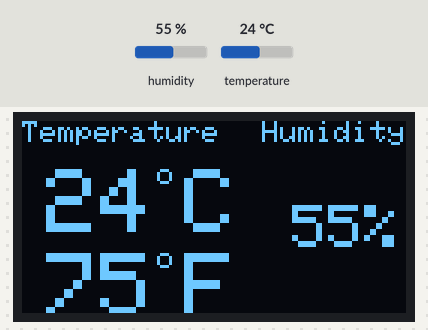
Recording of a sketch running on a simulated Arduino Uno, built with avr-gcc and run on an emulated ATmega328P. Parts: 128×64 one-colour display. Inputs (shaded band) come from the test bench; at power-on: humidity 55 %, temperature 24 °C. The display library's start-up logo is not drawn.

Above: at 2.7 s.
2.8 s: humidity set to 22 %
At 5.3 s:
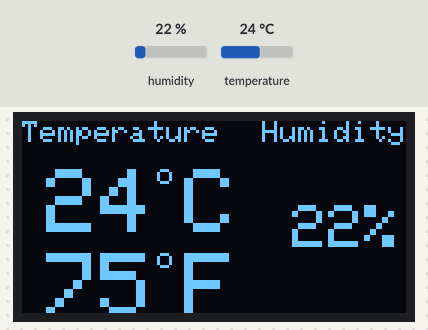
5.7 s: temperature set to 12 °C
At 7.7 s:
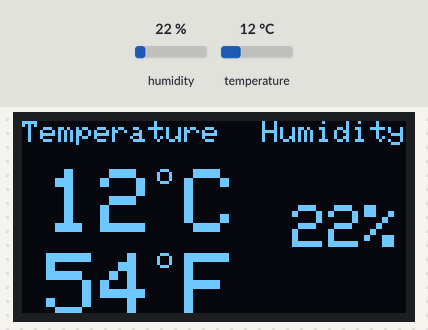
8.6 s: humidity set to 40 %
At 11.0 s:
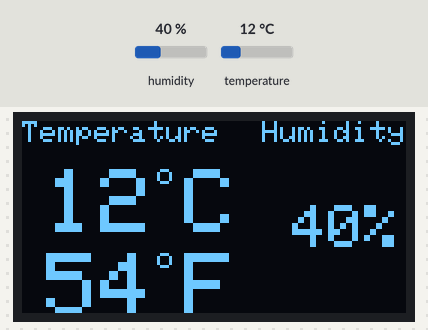
11.9 s: temperature set to 19 °C
At 13.3 s:
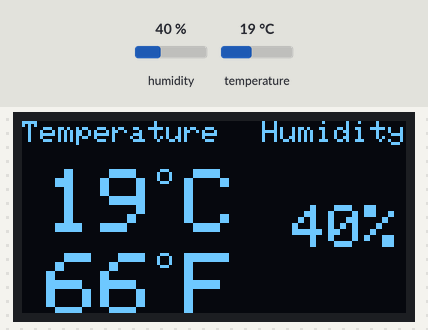
Timing chart, 0 to 14.9 s (numbered marks = the images above; inputs shaded):
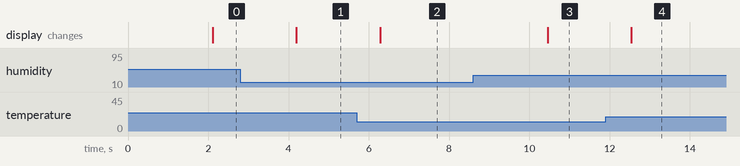

Measured:
- after the input at 2.8 s, the display: changes after 1.4 s (image 1)
- after the input at 5.7 s, the display: changes after 0.58 s (image 2)
- after the input at 8.6 s, the display: changes after 1.9 s (image 3)
- after the input at 11.9 s, the display: changes after 0.64 s (image 4)

The sketch:

OLED_Temp_Humidity.ino
```cpp
//DHT sensor
#include "DHT.h"
#define DHT11Pin 4
#define DHTType DHT11
//OLED
#include  <Wire.h>
#include <Adafruit_GFX.h>
#include <Adafruit_SSD1306.h>

DHT  HT(DHT11Pin,DHTType);
float humi;
float tempC;
float tempF;

//OLED  define
#define SCREEN_WIDTH 128 //OLED display width, in pixels
#define SCREEN_HEIGHT  64 //OLED display height, in pixels
//SSD1306 display connected  to I2C (SDA, SCL pins)
Adafruit_SSD1306 display(SCREEN_WIDTH, SCREEN_HEIGHT,  &Wire, -1);

void setup() {
  Serial.begin(9600);
  //For DHT11
  HT.begin();
  //Necessary code for OLED I2C
  if(!display.begin(SSD1306_SWITCHCAPVCC, 0x3C))  { // Address 0x3D for 128x64
    Serial.println(F("SSD1306 allocation failed"));
    for(;;);
  }
  display.display(); //Displays the starting logo
  delay(1000);
  display.clearDisplay();
}

void loop() {
 delay(1000);
 humi =  HT.readHumidity();
 tempC = HT.readTemperature();
 tempF = HT.readTemperature(true);

 display.clearDisplay();
  oledDisplayHeader();
 //configures the position of the readings. (charactersize, x axis value, y axis value, reading, symbol)
oledDisplay(2,90,28,humi,"%");
 oledDisplay(3,-10,16,tempC,"C");
  oledDisplay(3,-10,44,tempF,"F");

 display.display();

}

void  oledDisplayHeader(){
  //configures position and qualities of headers
 display.setTextSize(1);
 display.setTextColor(WHITE);
  display.setCursor(0, 0);
 display.print("Temperature");
 display.setCursor(80,  0);
 display.print("Humidity");
}
void oledDisplay(int size, int x,int  y, float value, String unit){
 int charLen=18;
 int xo=x+charLen*3.2;
  int xunit=x+charLen*3.6;
 int xval = x;
 display.setTextSize(size);
 display.setTextColor(WHITE);

 if (unit=="%"){
   display.setCursor(x, y);
   display.print(value,0);
   display.print(unit);
 } else {
   if (value>99){
    xval=x;
   }  else {
    xval=x+charLen;
   }
   display.setCursor(xval, y);
   display.print(value,0);
   display.drawCircle(xo, y+2, 2, WHITE);  // print degree symbols
   display.setCursor(xunit,  y);
   display.print(unit);
 }

}
```
